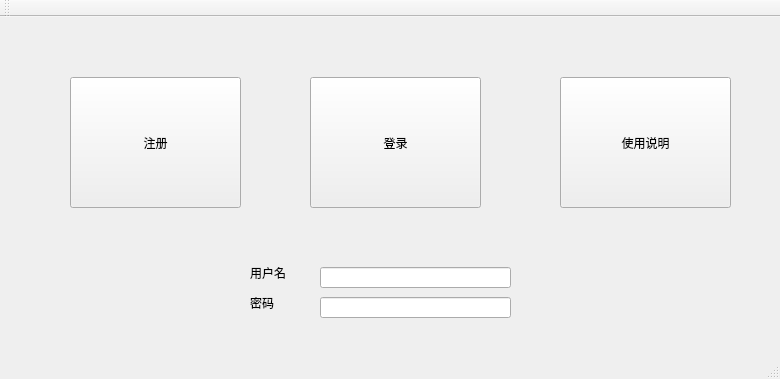
<?xml version="1.0" encoding="UTF-8"?>
<ui version="4.0">
 <class>MainWindow</class>
 <widget class="QMainWindow" name="MainWindow">
  <property name="geometry">
   <rect>
    <x>0</x>
    <y>0</y>
    <width>780</width>
    <height>379</height>
   </rect>
  </property>
  <property name="windowTitle">
   <string>MainWindow</string>
  </property>
  <widget class="QWidget" name="centralWidget">
   <widget class="QPushButton" name="pushButton">
    <property name="geometry">
     <rect>
      <x>70</x>
      <y>60</y>
      <width>171</width>
      <height>131</height>
     </rect>
    </property>
    <property name="text">
     <string>注册</string>
    </property>
   </widget>
   <widget class="QPushButton" name="pushButton_2">
    <property name="geometry">
     <rect>
      <x>310</x>
      <y>60</y>
      <width>171</width>
      <height>131</height>
     </rect>
    </property>
    <property name="text">
     <string>登录</string>
    </property>
   </widget>
   <widget class="QPushButton" name="pushButton_3">
    <property name="geometry">
     <rect>
      <x>560</x>
      <y>60</y>
      <width>171</width>
      <height>131</height>
     </rect>
    </property>
    <property name="text">
     <string>使用说明</string>
    </property>
   </widget>
   <widget class="QLabel" name="label">
    <property name="geometry">
     <rect>
      <x>250</x>
      <y>250</y>
      <width>54</width>
      <height>12</height>
     </rect>
    </property>
    <property name="text">
     <string>用户名</string>
    </property>
   </widget>
   <widget class="QLabel" name="label_2">
    <property name="geometry">
     <rect>
      <x>250</x>
      <y>280</y>
      <width>54</width>
      <height>12</height>
     </rect>
    </property>
    <property name="text">
     <string>密码</string>
    </property>
   </widget>
   <widget class="QLineEdit" name="lineEdit">
    <property name="geometry">
     <rect>
      <x>320</x>
      <y>250</y>
      <width>191</width>
      <height>21</height>
     </rect>
    </property>
   </widget>
   <widget class="QLineEdit" name="lineEdit_2">
    <property name="geometry">
     <rect>
      <x>320</x>
      <y>280</y>
      <width>191</width>
      <height>21</height>
     </rect>
    </property>
   </widget>
  </widget>
  <widget class="QMenuBar" name="menuBar">
   <property name="geometry">
    <rect>
     <x>0</x>
     <y>0</y>
     <width>780</width>
     <height>23</height>
    </rect>
   </property>
  </widget>
  <widget class="QToolBar" name="mainToolBar">
   <attribute name="toolBarArea">
    <enum>TopToolBarArea</enum>
   </attribute>
   <attribute name="toolBarBreak">
    <bool>false</bool>
   </attribute>
  </widget>
  <widget class="QStatusBar" name="statusBar"/>
 </widget>
 <layoutdefault spacing="6" margin="11"/>
 <resources/>
 <connections/>
</ui>
